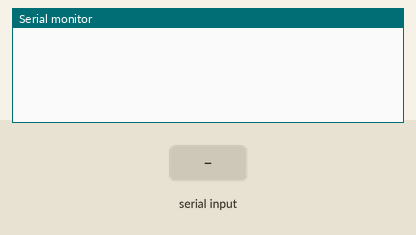
Simulated run of this sketch. Board: Arduino Uno, built with avr-gcc and run on an emulated ATmega328P. Shown: the last lines printed to the serial monitor. Inputs (shaded band) come from the test bench.

Above: at 1.2 s.
1.3 s: "90,45!" received over Serial
At 1.7 s:
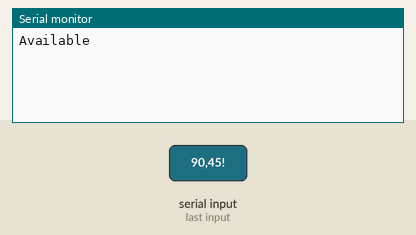
At 3.6 s:
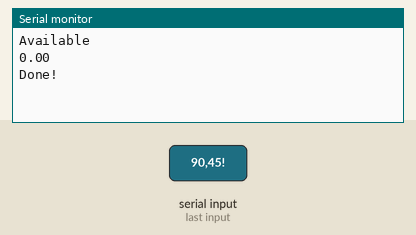

Measured:
- after the input at 1.3 s, the serial monitor: prints a new line at once (image 1)

The sketch:

han2mqtt.ino
```cpp
#include "P1Message.h"

void setup() {
  Serial.begin(115200);
}

void loop() {
  // put your main code here, to run repeatedly:

}

void serialEvent() {
  while (Serial.available()) {
    Serial.println("Available");

    String strMessage = Serial.readStringUntil('!');
    String strCrc = Serial.readStringUntil('\n');

    char msgBuffer[strMessage.length()+1];
    char crcBuffer[strCrc.length()+1];

    strMessage.toCharArray(msgBuffer, sizeof(msgBuffer));
    strCrc.toCharArray(crcBuffer, sizeof(crcBuffer));

    Serial.println(crcBuffer);


    P1Message msg(msgBuffer, crcBuffer);
    double dMsg = msg.getTotalConsumption();
    char* strMsg = msg.getCSV();

    Serial.println(dMsg);
    //Serial.println(crc);
  }


  Serial.println("Done!");
}
```

P1Message.cpp
```cpp
#include "P1Message.h"
#include <stdio.h>
#include <stdlib.h>

P1Message::P1Message(char* msg, char* crc) {
  _msg = msg;
  _crc = crc;
}

double P1Message::getTotalConsumption() {
  char buf[12];
  int result2 = sscanf(_msg, "%*1-0:2.8.0(%[^*]", buf);

  return atof(buf);
}

char* P1Message::getCSV(){
  return _msg;
}
```

P1Message.h
```cpp
#ifndef Message_h
#define Message_h

class P1Message {
  public:
    P1Message(char* msg, char* crc);

    /*  Date and time
     *  OBIS: 0-0.1.0.0
     *  Format: YYMMDDhhmmssX
     *  Comment: X=X summer time. X=W normal time
    */
    char* getDate();

    /*  Total consumption
     *  OBIS: 1-0:1.8.0
     *  Format: {8 digits}.{3 decimals}*kWh
    */
    double getTotalConsumption();

    /*  Total production
     *  OBIS: 1-0:2.8.0
     *  Format: {8 digits}.{3 decimals}*kWh
    */
    double getTotalProduction();

    /*  Total reactive consumption
     *  OBIS: 1-0:3.8.0
     *  Format: {8 digits}.{3 decimals}*kVArh
    */
    double getTotalReactiveConsumption();

    /*  Total reactive production
     *  OBIS: 1-0:4.8.0
     *  Format: {8 digits}.{3 decimals}*kVArh
    */
    double getTotalReactiveProduction();

    /*  Momentary consumption
     *  OBIS: 1-0:1.7.0
     *  Format: {4 digits}.{3 decimals}*kW
    */
    float getMomentaryConsumption();

    /*  Momentary production
     *  OBIS: 1-0:2.7.0
     *  Format: {4 digits}.{3 decimals}*kW
    */
    float getMomentaryProduction();

    /*  Momentary reactive consumption
     *  OBIS: 1-0:3.7.0
     *  Format: {4 digits}.{3 decimals}*kVAr
    */
    float getMomentaryReactiveConsumption();

    /*  Momentary reactive production
     *  OBIS: 1-0:4.7.0
     *  Format: {4 digits}.{3 decimals}*kVAr
    */
    float getMomentaryReactiveProduction();

    /*  Momentary L1 consumption
     *  OBIS: 1-0:21.7.0
     *  Format: {4 digits}.{3 decimals}*kW
    */
    float getMomentaryL1Consumption();

    /*  Momentary L1 production
     *  OBIS: 1-0:22.7.0
     *  Format: {4 digits}.{3 decimals}*kW
    */
    float getMomentaryL1Production();

    /*  Momentary L2 production
     *  OBIS: 1-0:41.7.0
     *  Format: {4 digits}.{3 decimals}*kW
    */
    float getMomentaryL2Consumption();

    /*  Momentary L2 production
     *  OBIS: 1-0:42.7.0
     *  Format: {4 digits}.{3 decimals}*kW
    */
    float getMomentaryL2Production();

    /*  Momentary L3 consumption
     *  OBIS: 1-0:61.7.0
     *  Format: {4 digits}.{3 decimals}*kW
    */
    float getMomentaryL3Consumption();

    /*  Momentary L3 production
     *  OBIS: 1-0:62.7.0
     *  Format: {4 digits}.{3 decimals}*kW
    */
    float getMomentaryL3Production();

    /*  Momentary L1 reactive consumption
     *  OBIS: 1-0:23.7.0
     *  Format: {4 digits}.{3 decimals}*kVAr
    */
    float getMomentaryL1ReactiveConsumption();

    /*  Momentary L1 reactive production
     *  OBIS: 1-0:24.7.0
     *  Format: {4 digits}.{3 decimals}*kVAr
    */
    float getMomentaryL1ReactiveProduction();

    /*  Momentary L2 reactive consumption
     *  OBIS: 1-0:43.7.0
     *  Format: {4 digits}.{3 decimals}*kVAr
    */
    float getMomentaryL2ReactiveConsumption();

    /*  Momentary L2 reactive production
     *  OBIS: 1-0:44.7.0
     *  Format: {4 digits}.{3 decimals}*kVAr
    */
    float getMomentaryL2ReactiveProduction();

    /*  Momentary L3 reactive consumption
     *  OBIS: 1-0:63.7.0
     *  Format: {4 digits}.{3 decimals}*kVAr
    */
    float getMomentaryL3ReactiveConsumption();

    /*  Momentary L3 reactive production
     *  OBIS: 1-0:64.7.0
     *  Format: {4 digits}.{3 decimals}*kVAr
    */
    float getMomentaryL3ReactiveProduction();

    /*  Momentary L1 RMS voltage
     *  OBIS: 1-0:32.7.0
     *  Format: {3 digits}.{1 decimal}*V
    */
    float getMomentaryL1Voltage();

    /*  Momentary L2 RMS voltage
     *  OBIS: 1-0:52.7.0
     *  Format: {3 digits}.{1 decimal}*V
    */
    float getMomentaryL2Voltage();

    /*  Momentary L3 RMS voltage
     *  OBIS: 1-0:72.7.0
     *  Format: {3 digits}.{1 decimal}*V
    */
    float getMomentaryL3Voltage();

    /*  Momentary L1 RMS current
     *  OBIS: 1-0:31.7.0
     *  Format: {3 digits}.{1 decimal}*A
    */
    float getMomentaryL1Current();

    /*  Momentary L2 RMS current
     *  OBIS: 1-0:51.7.0
     *  Format: {3 digits}.{1 decimal}*A
    */
    float getMomentaryL2Current();

    /*  Momentary L3 RMS current
     *  OBIS: 1-0:71.7.0
     *  Format: {3 digits}.{1 decimal}*A
    */
    float getMomentaryL3Current();

    /*
     *  Get the P1 message as JSON
    */
    char* getJSON();

    /*
     *  Get the P1 message as CSV
    */
    char* getCSV();
  private:
    char* _msg;
    char* _crc;
};

#endif
```
